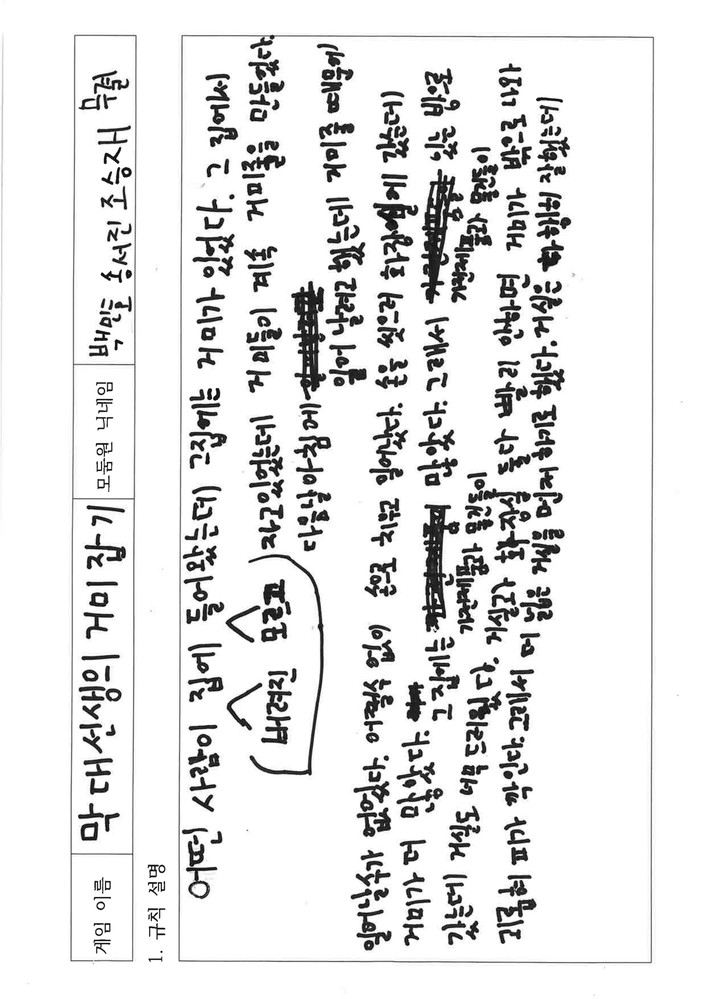
#> input picture source_images/20260611075405_page_1.png, 706 x 999 px, shrunk from 1488 x 2104 before the run; its folder holds 4 pictures in this run
$ python rotate_pages_for_review.py
#> lines starting #> are read from the running program, lines starting #| are printed output that depends on the picture
from pathlib import Path

from PIL import Image


ROOT = Path(__file__).resolve().parents[1]
SOURCE_DIR = ROOT / "source_images"
OUT_DIR = ROOT / "source_images_review"


def main() -> None:
    OUT_DIR.mkdir(exist_ok=True)
    for image_path in sorted(SOURCE_DIR.glob("*.png")):
        image = Image.open(image_path)
#> image is the input picture: PIL image 706x999 RGB; min 0, max 255, mean 230.2
        rotated = image.rotate(90, expand=True)
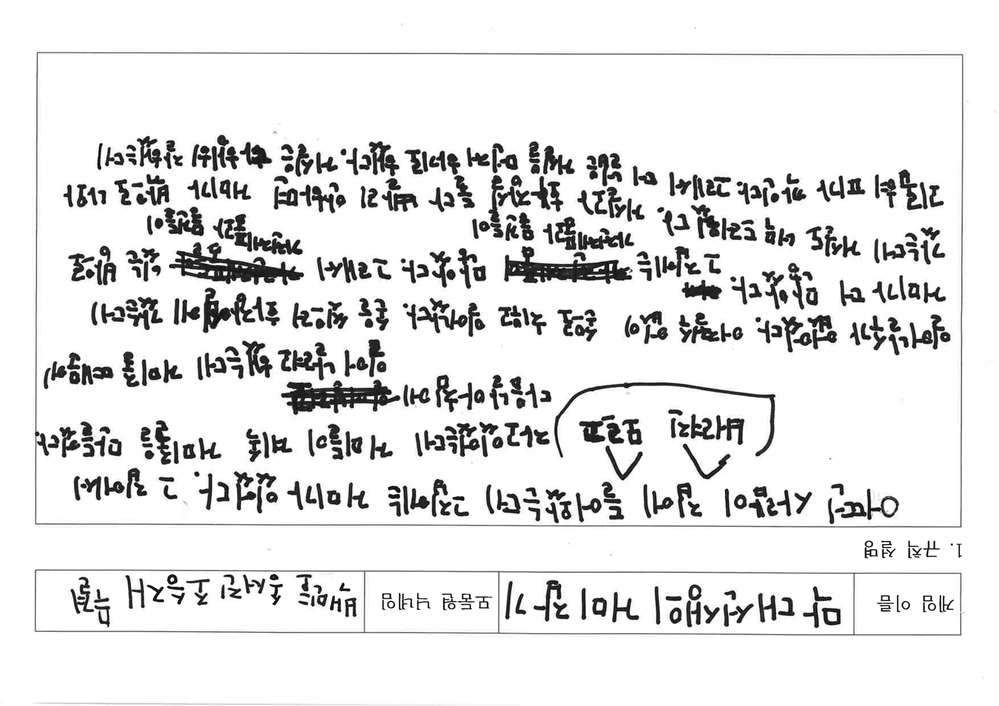
#> rotated: PIL image 999x706 RGB; min 0, max 255, mean 230.2
        rotated.save(OUT_DIR / image_path.name)
#> pass 2 of the loop in main, `for image_path in sorted(SOURCE_DIR.glob("*.png")):`:
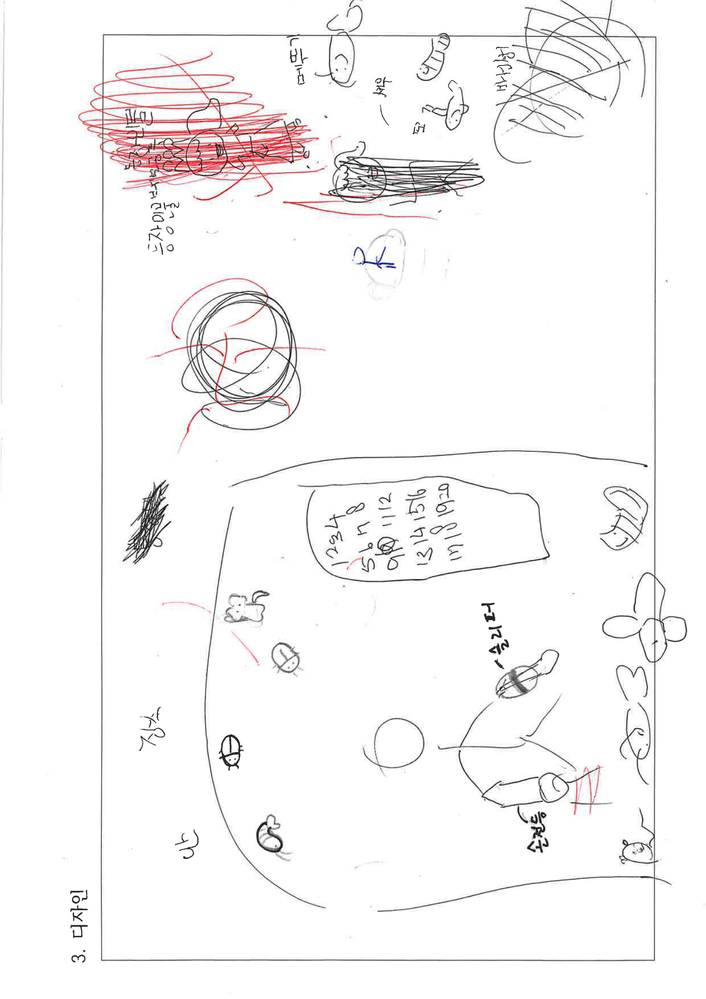
#> input picture source_images/20260611075405_page_10.png, 706 x 999 px, shrunk from 1488 x 2104 before the run
#> in main, image is the input picture: PIL image 706x999 RGB; mean R, G, B 247.7, 246.3, 246.5
#> in main, `rotated = image.rotate(90, expand=True)`:
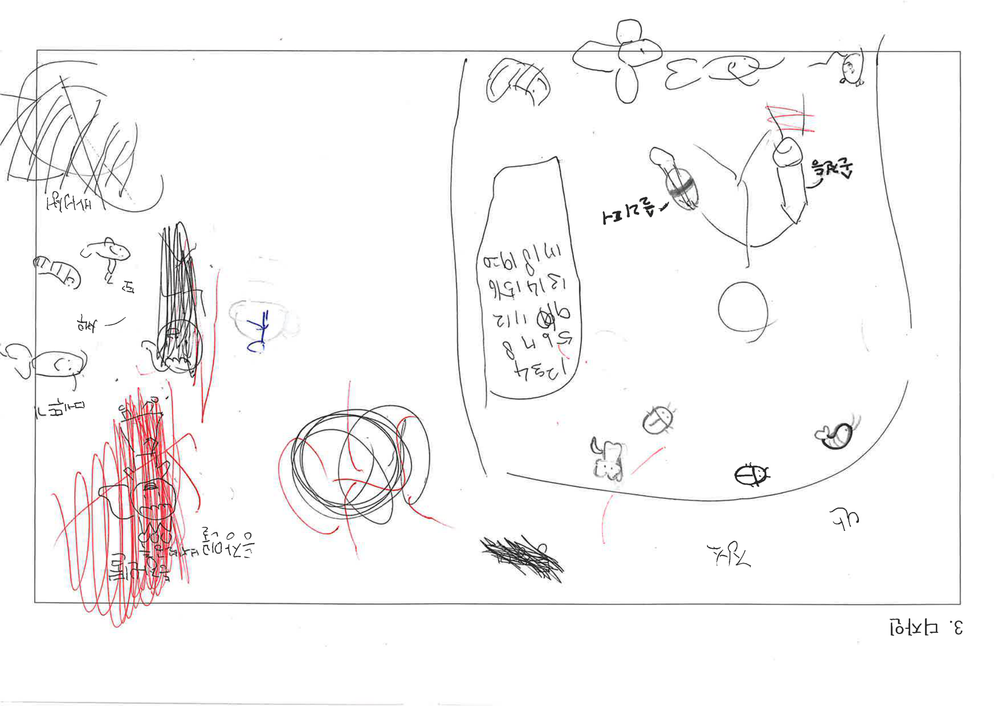
#> rotated: PIL image 999x706 RGB; mean R, G, B 247.7, 246.3, 246.5
#> pass 3 of the loop in main, `for image_path in sorted(SOURCE_DIR.glob("*.png")):`:
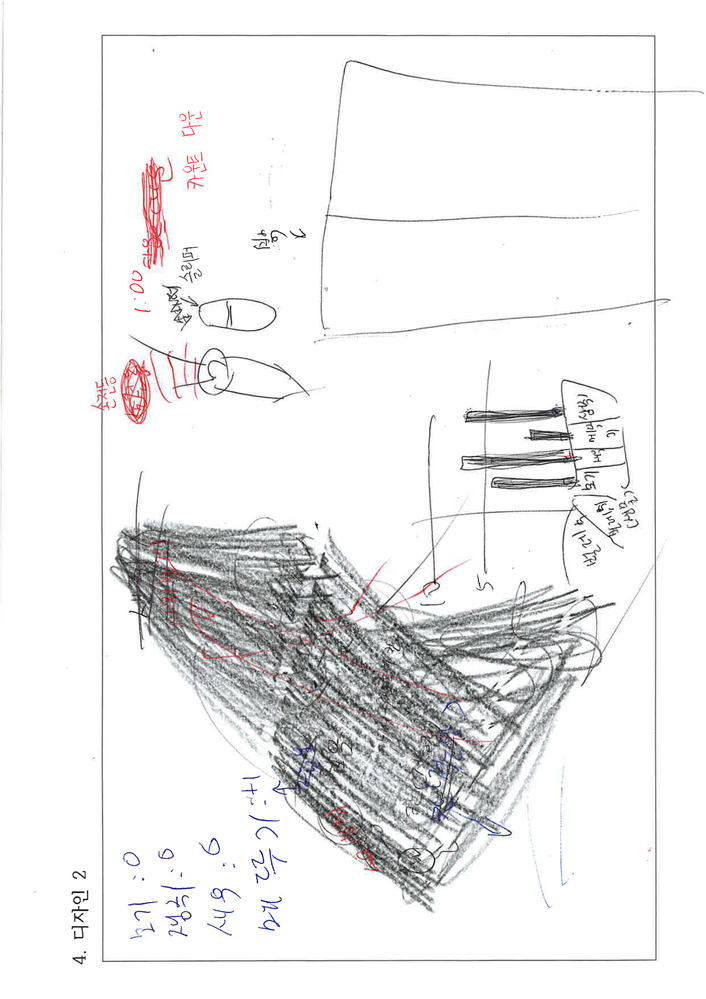
#> input picture source_images/20260611075405_page_11.png, 706 x 999 px, shrunk from 1488 x 2104 before the run
#> in main, image is the input picture: PIL image 706x999 RGB; mean R, G, B 238.4, 238, 238.3
#> in main, `rotated = image.rotate(90, expand=True)`:
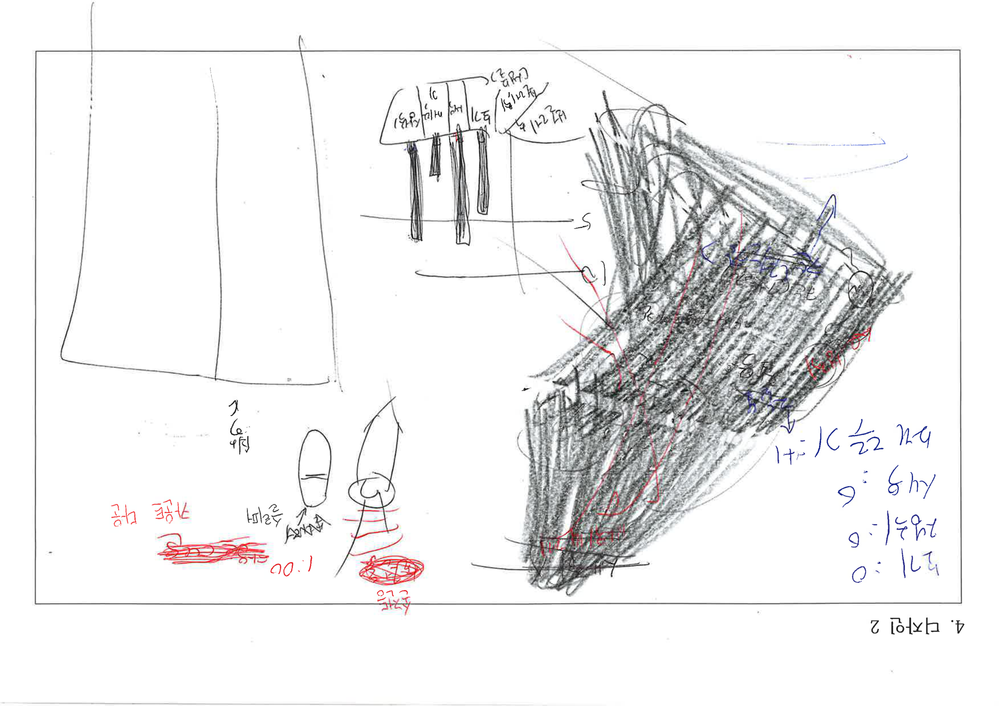
#> rotated: PIL image 999x706 RGB; mean R, G, B 238.4, 238, 238.3
#> the loop made 4 passes; the first 3 are shown
    print(f"rotated {len(list(SOURCE_DIR.glob('*.png')))} pages")


if __name__ == "__main__":
    main()
